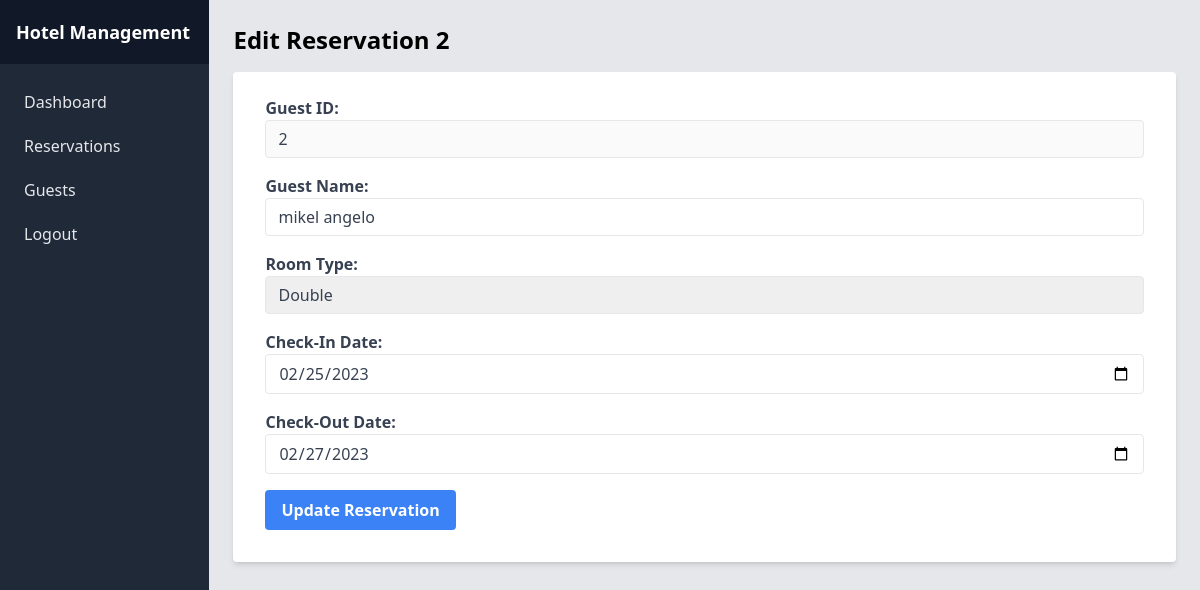
The page /admin/edit_reservation.php?reservation_id=2 (signed in) on the database its author committed.
### tables this page shows
CREATE TABLE `reservations` (
  `reservation_id` int(11) UNSIGNED NOT NULL,
  `guest_id` int(11) UNSIGNED NOT NULL,
  `room_type` varchar(50) NOT NULL,
  `checkin_date` date NOT NULL,
  `checkout_date` date NOT NULL
);

CREATE TABLE `guests` (
  `guest_id` int(6) UNSIGNED NOT NULL,
  `guest_name` varchar(30) NOT NULL,
  `guest_email` varchar(50) NOT NULL
);

### admin/edit_reservation.php (the view, shortened to what this page needs)
<?php
include_once('../connection.php');
$reservation_id = $_GET['reservation_id'];
$reservation_query = $pdo->prepare("SELECT reservations.reservation_id, reservations.guest_id, guests.guest_name, guests.guest_email, reservations.room_type, reservations.checkin_date, reservations.checkout_date FROM reservations INNER JOIN guests ON reservations.guest_id = guests.guest_id WHERE reservations.reservation_id = :reservation_id");
$reservation_query->execute(['reservation_id' => $reservation_id]);
$reservation_data = $reservation_query->fetch(PDO::FETCH_ASSOC);
?>
<!DOCTYPE html>
<html lang="en">
<head>
</head>
<body class="bg-gray-200">
    <div class="flex flex-row">
        <?php include('../blocks/sidenavbar.php'); ?>
        <div class="p-6 w-full">
            <h1 class="text-2xl font-bold mb-4">Edit Reservation <?php echo $reservation_data['reservation_id']; ?></h1>
            <form action="edit_reservation.php?reservation_id=<?php echo $reservation_id; ?>" method="post" class="bg-white shadow-md rounded px-8 pt-6 pb-8 mb-4">
                <div class="mb-4">
                    <label for="guest_id" class="text-gray-700 font-bold mb-2">Guest ID:</label>
                    <input type="text" name="guest_id" id="guest_id" value="<?php echo $reservation_data['guest_id']; ?>" class="appearance-none border rounded w-full py-2 px-3 text-gray-700 leading-tight" disabled>
                </div>
                <div class="mb-4">
                    <label for="guest_name" class=" text-gray-700 font-bold mb-2">Guest Name:</label>
                    <input type="text" name="guest_name" id="guest_name" value="<?php echo $reservation_data['guest_name']; ?>" class="appearance-none border rounded w-full py-2 px-3 text-gray-700 leading-tight">
                </div>
                <div class="mb-4">
                    <label for="room_type" class=" text-gray-700 font-bold mb-2">Room Type:</label>
                    <select id="room_type" name="room_type" class="appearance-none border rounded w-full py-2 px-3 text-gray-700 leading-tight">
                        <option value="<?php echo $reservation_data['room_type']; ?>"><?php echo $reservation_data['room_type']; ?></option>
                    </select>
                </div>
                <div class="mb-4">
                    <label for="checkin_date" class=" text-gray-700 font-bold mb-2">Check-In Date:</label>
                    <input type="date" name="checkin_date" id="checkin_date" value="<?php echo $reservation_data['checkin_date']; ?>" class="appearance-none border rounded w-full py-2 px-3 text-gray-700 leading-tight">
                </div>
                <div class="mb-4">
                    <label for="checkout_date" class=" text-gray-700 font-bold mb-2">Check-Out Date:</label>
                    <input type="date" name="checkout_date" id="checkout_date" value="<?php echo $reservation_data['checkout_date']; ?>" class="appearance-none border rounded w-full py-2 px-3 text-gray-700 leading-tight">
                </div>
                <div class="flex items-center justify-between">
                    <button type="submit" name="submit" class="bg-blue-500 hover:bg-blue-700 text-white font-bold py-2 px-4 rounded focus:outline-none focus:shadow-outline">Update Reservation</button>
                </div>
            </form>
        </div>
    </div>
</body>
</html>

### rows shown on the page
reservations: reservation_id "2", guest_id "2", guest_name "mikel angelo", room_type "Double", checkin_date "02/25/2023", checkout_date "02/27/2023"
